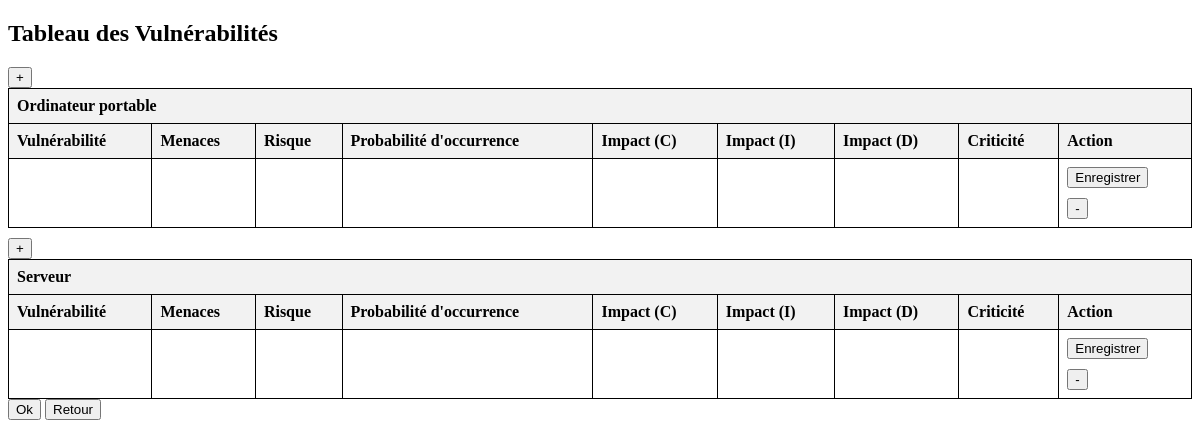
The page /vulnerabilite on the database as committed earlier.
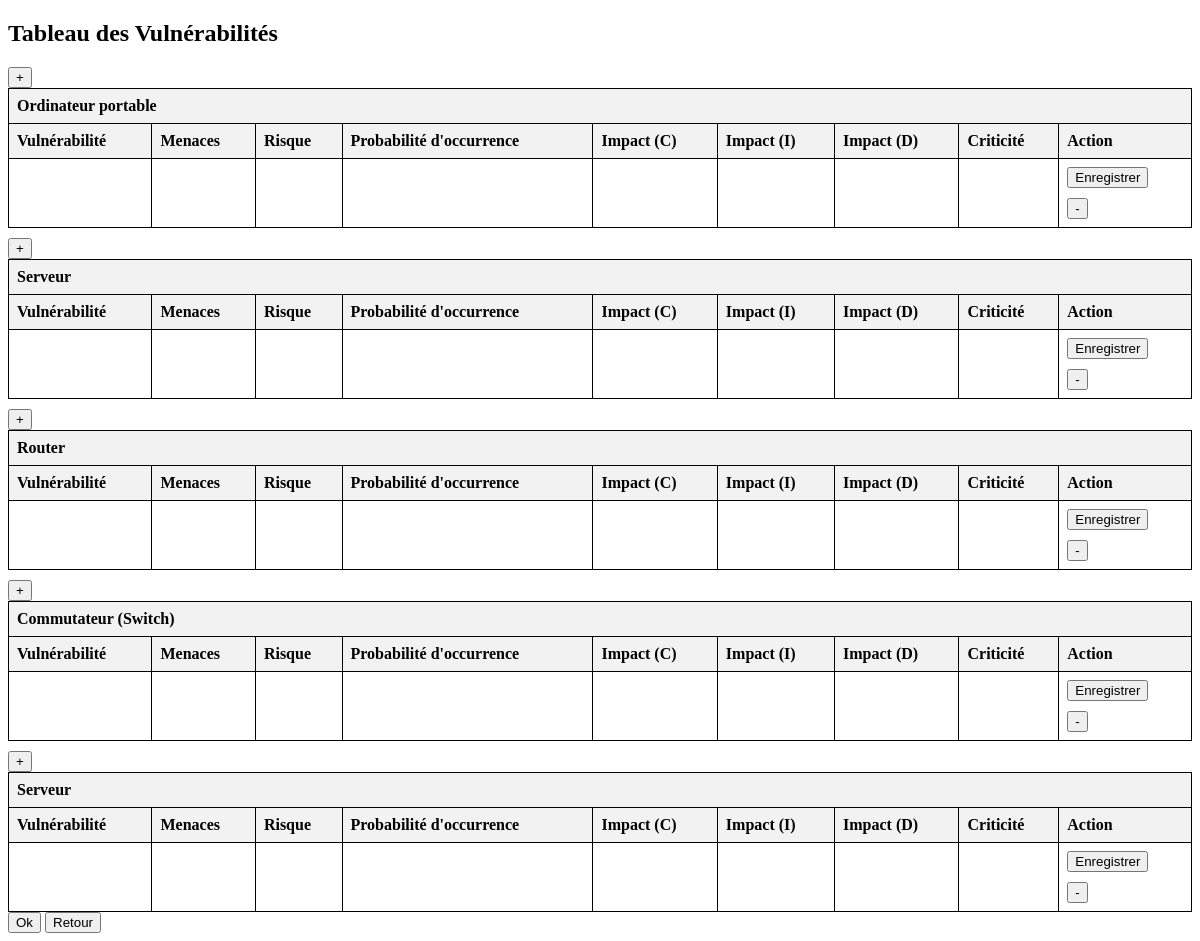
The same page on the database as committed later.
### analyse_risques/models.py (models this page shows, shortened)
class Asset(models.Model):
    class Meta:
        verbose_name = "Actif"
    actif = models.ForeignKey(TypeActif, on_delete=models.CASCADE)
    description = models.CharField(max_length=200)
    valeur_unitaire_actif = models.IntegerField()
    cout_installation = models.IntegerField()
    cout_entretien = models.IntegerField()
    va = models.IntegerField()
    valeur_indisponibilite = models.IntegerField()

class TypeActif(models.Model):
    class Meta:
        verbose_name = "Type d'actif"
    nom = models.CharField(max_length=100)
    def __str__(self):
        return f"{self.nom}"

### analyse_risques/views.py (the view, shortened to what this page needs)
# urls.py: path('vulnerabilite', views.vulnerabilite, name='vulnerabilite'),
def vulnerabilite(request):
    actifs = Asset.objects.all()
    formulaires = []
    for actif in actifs:
        form = forms.AnalyseForm(initial={'actif': actif})
        formulaires.append((actif, form))
    context = {
        'actifs':actifs,
        'formulaires': formulaires
    }
    return render(request, "analyse_risques/tableau_vulnerabilite.html", context)

### analyse_risques/templates/analyse_risques/tableau_vulnerabilite.html (shortened to what this page needs)
<!DOCTYPE html>
<html>
<head>
</head>
<body>
<h2>Tableau des Vulnérabilités</h2>
{% for asset, form in formulaires %}
<table>
  <thead>
    <tr>
        <th colspan="9">{{ asset.actif }}</th>
    </tr>
    <tr>
        <th>Vulnérabilité</th>
        <th>Menaces</th>
        <th>Risque</th>
        <th>Probabilité d'occurrence</th>
        <th>Impact (C)</th>
        <th>Impact (I)</th>
        <th>Impact (D)</th>
        <th>Criticité</th>
        <th>Action</th>
    </tr>
  </thead>
  <tbody>
      <tr>
          <form method="POST">
            <td>{{ form.Vulnérabilité }}</td>
            <td>{{ form.Menaces }}</td>
            <td>{{ form.Risque }}</td>
            <td>{{ form.Probabilité_occurrence }}</td>
            <td>{{ form.Impact_C }}</td>
            <td>{{ form.Impact_I }}</td>
            <td>{{ form.Impact_D }}</td>
            <td>{{ form.Criticité }}</td>
            <td>
                <button type="submit">Enregistrer</button>
                <button class="remove-button" onclick="supprimerVulnerabilite(this)">-</button>
            </td>
          </form>
      </tr>
      <button class="add-button" onClick="ajouterVulnerabilite(${JSON.stringify(actif)})">+</button>
  </tbody>
</table>
{% endfor %}
<button id="okButton" onclick="okClicked()">Ok</button>
<button id="returnButton" onclick="returnClicked()">Retour</button>
</body>
</html>

### analyse_risques/templates/analyse_risques/tableau_vulnerabilite.html (style rules this page uses)
table { width: 100%; border-collapse: collapse; }
th, td { border: 1px solid black; padding: 8px; text-align: left; }
th { background-color: #f2f2f2; }
tr:nth-child(even) { background-color: #f2f2f2; }
.add-button, .remove-button { display: block; margin-top: 10px; text-align: center; }

Rows that differ between the two databases and show on the page:
added Asset: actif "Router"
added Asset: actif "Commutateur (Switch)"
added Asset: actif "Serveur"
